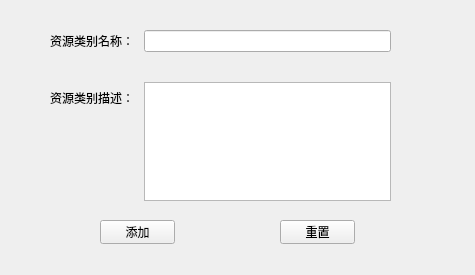
<?xml version="1.0" encoding="UTF-8"?>
<ui version="4.0">
 <class>Form</class>
 <widget class="QWidget" name="Form">
  <property name="geometry">
   <rect>
    <x>0</x>
    <y>0</y>
    <width>475</width>
    <height>275</height>
   </rect>
  </property>
  <property name="windowTitle">
   <string>资源类别添加</string>
  </property>
  <widget class="QWidget" name="formLayoutWidget">
   <property name="geometry">
    <rect>
     <x>40</x>
     <y>20</y>
     <width>361</width>
     <height>191</height>
    </rect>
   </property>
   <layout class="QFormLayout" name="formLayout">
    <property name="horizontalSpacing">
     <number>10</number>
    </property>
    <property name="verticalSpacing">
     <number>30</number>
    </property>
    <property name="leftMargin">
     <number>10</number>
    </property>
    <property name="topMargin">
     <number>10</number>
    </property>
    <property name="rightMargin">
     <number>10</number>
    </property>
    <property name="bottomMargin">
     <number>10</number>
    </property>
    <item row="0" column="0">
     <widget class="QLabel" name="label">
      <property name="text">
       <string>资源类别名称：</string>
      </property>
     </widget>
    </item>
    <item row="0" column="1">
     <widget class="QLineEdit" name="TypeNameInput"/>
    </item>
    <item row="1" column="0">
     <widget class="QLabel" name="label_2">
      <property name="text">
       <string>资源类别描述：</string>
      </property>
     </widget>
    </item>
    <item row="1" column="1">
     <widget class="QPlainTextEdit" name="TypeNameDesc"/>
    </item>
   </layout>
  </widget>
  <widget class="QPushButton" name="addBtn">
   <property name="geometry">
    <rect>
     <x>100</x>
     <y>220</y>
     <width>75</width>
     <height>24</height>
    </rect>
   </property>
   <property name="text">
    <string>添加</string>
   </property>
   <property name="icon">
    <iconset>
     <normaloff>../images/add.png</normaloff>../images/add.png</iconset>
   </property>
  </widget>
  <widget class="QPushButton" name="restBtm">
   <property name="geometry">
    <rect>
     <x>280</x>
     <y>220</y>
     <width>75</width>
     <height>24</height>
    </rect>
   </property>
   <property name="text">
    <string>重置</string>
   </property>
   <property name="icon">
    <iconset>
     <normaloff>../images/re.png</normaloff>../images/re.png</iconset>
   </property>
  </widget>
 </widget>
 <resources/>
 <connections/>
</ui>
